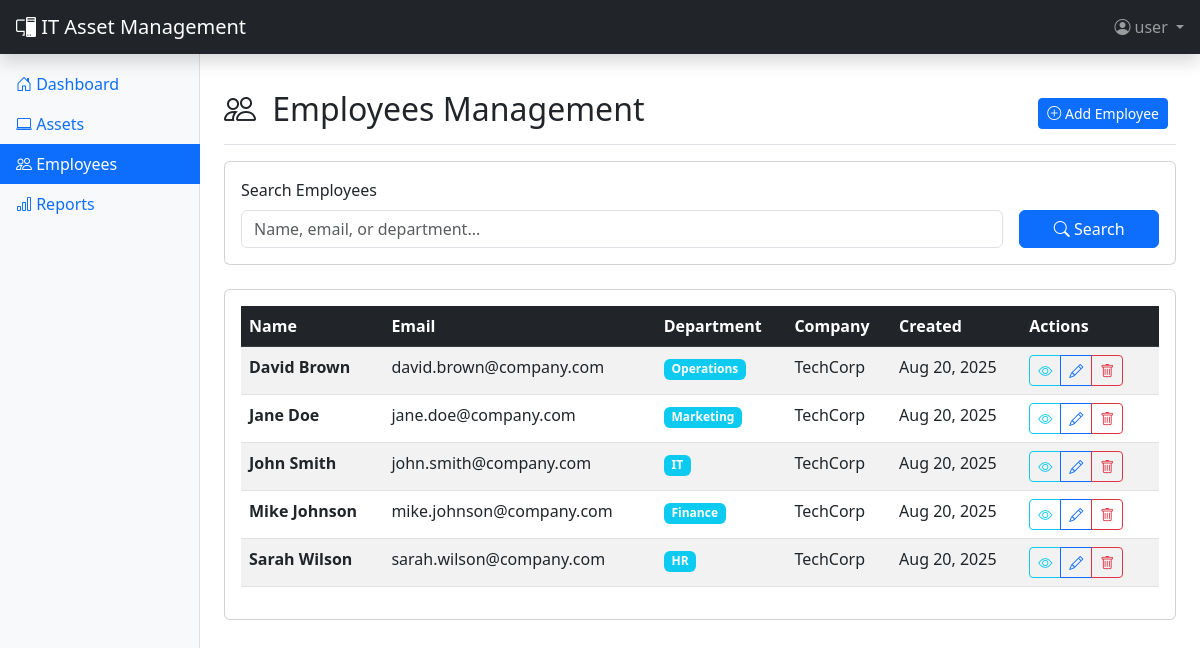
Screenshot of /employees.php (signed in) with the database file from the repository.
### tables this page shows
CREATE TABLE employees (
    id INT AUTO_INCREMENT PRIMARY KEY,
    name VARCHAR(100) NOT NULL,
    department VARCHAR(100),
    company VARCHAR(100),
    email VARCHAR(100) UNIQUE,
    created_at TIMESTAMP DEFAULT CURRENT_TIMESTAMP,
    updated_at TIMESTAMP DEFAULT CURRENT_TIMESTAMP ON UPDATE CURRENT_TIMESTAMP
);

### config/database.php (called while the page is built, shortened)
<?php
class Database {
    private $host = 'localhost';
    private $db_name = 'itam_system';
    private $username = 'root';
    private $password = '';
    private $charset = 'utf8mb4';
    public function getConnection() {
        $this->conn = null;
        try {
            $dsn = "mysql:host=" . $this->host . ";dbname=" . $this->db_name . ";charset=" . $this->charset;
            $options = [
                PDO::ATTR_ERRMODE => PDO::ERRMODE_EXCEPTION,
                PDO::ATTR_DEFAULT_FETCH_MODE => PDO::FETCH_ASSOC,
                PDO::ATTR_EMULATE_PREPARES => false,
            ];
            $this->conn = new PDO($dsn, $this->username, $this->password, $options);
        } catch(PDOException $e) {
            echo "Connection Error: " . $e->getMessage();
            exit;
        }
        return $this->conn;
    }
}
function getDB() {
    static $db = null;
    if ($db === null) {
        $database = new Database();
        $db = $database->getConnection();
    }
    return $db;
}
?>

### models/models.php (called while the page is built, shortened)
<?php
class Employee {
    private $db;
    public function __construct() {
        $this->db = getDB();
    }
    public function getAll($search = '') {
        $sql = "SELECT * FROM employees WHERE 1=1";
        $params = [];
        $sql .= " ORDER BY name ASC";
        $stmt = $this->db->prepare($sql);
        $stmt->execute($params);
        return $stmt->fetchAll();
    }
}
?>

### employees.php (the view, shortened to what this page needs)
<?php
require_once 'config/database.php';
require_once 'models/models.php';
$employeeModel = new Employee();
$action = $_GET['action'] ?? 'list';
?>
<div class="d-flex justify-content-between flex-wrap flex-md-nowrap align-items-center pt-3 pb-2 mb-3 border-bottom">
    <h1 class="h2">
        <i class="bi bi-people me-2"></i>
        <?php
        switch($action) {
            default: echo 'Employees Management';
        }
        ?>
    </h1>
    <?php if ($action == 'list'): ?>
    <div class="btn-toolbar mb-2 mb-md-0">
        <div class="btn-group me-2">
            <a href="employees.php?action=create" class="btn btn-sm btn-primary">
                <i class="bi bi-plus-circle"></i> Add Employee
            </a>
        </div>
    </div>
    <?php endif; ?>
</div>
<?php if ($action == 'list'): ?>
    <div class="card mb-4">
        <div class="card-body">
            <form method="GET" class="row g-3">
                <div class="col-md-10">
                    <label for="search" class="form-label">Search Employees</label>
                    <input type="text" class="form-control" id="search" name="search"
                           placeholder="Name, email, or department..."
                           value="<?php echo htmlspecialchars($_GET['search'] ?? ''); ?>">
                </div>
                <div class="col-md-2">
                    <label class="form-label">&nbsp;</label>
                    <div class="d-grid">
                        <button type="submit" class="btn btn-primary">
                            <i class="bi bi-search"></i> Search
                        </button>
                    </div>
                </div>
            </form>
        </div>
    </div>
    <div class="card">
        <div class="card-body">
            <div class="table-responsive">
                <table class="table table-striped table-hover">
                    <thead class="table-dark">
                        <tr>
                            <th>Name</th>
                            <th>Email</th>
                            <th>Department</th>
                            <th>Company</th>
                            <th>Created</th>
                            <th>Actions</th>
                        </tr>
                    </thead>
                    <tbody>
                        <?php
                        $searchTerm = $_GET['search'] ?? '';
                        $employees = $employeeModel->getAll($searchTerm);
                        foreach($employees as $emp):
                        ?>
                        <tr>
                            <td><strong><?php echo htmlspecialchars($emp['name']); ?></strong></td>
                            <td><?php echo htmlspecialchars($emp['email']); ?></td>
                            <td>
                                <span class="badge bg-info"><?php echo htmlspecialchars($emp['department']); ?></span>
                            </td>
                            <td><?php echo htmlspecialchars($emp['company']); ?></td>
                            <td><?php echo date('M j, Y', strtotime($emp['created_at'])); ?></td>
                            <td class="table-actions">
                                <div class="btn-group btn-group-sm" role="group">
                                    <a href="employees.php?action=view&id=<?php echo $emp['id']; ?>"
                                       class="btn btn-outline-info" title="View">
                                        <i class="bi bi-eye"></i>
                                    </a>
                                    <a href="employees.php?action=edit&id=<?php echo $emp['id']; ?>"
                                       class="btn btn-outline-primary" title="Edit">
                                        <i class="bi bi-pencil"></i>
                                    </a>
                                    <button type="button" class="btn btn-outline-danger"
                                            onclick="deleteEmployee(<?php echo $emp['id']; ?>)" title="Delete">
                                        <i class="bi bi-trash"></i>
                                    </button>
                                </div>
                            </td>
                        </tr>
                        <?php endforeach; ?>
                    </tbody>
                </table>
            </div>
        </div>
    </div>
<?php endif; ?>
<?php
require_once 'includes/layout.php';
?>

### includes/layout.php (style rules this page uses)
.table-actions { min-width: 120px; }

### rows the page displays
employees: name "David Brown", email "david.brown@company.com", department "Operations", company "TechCorp", created_at "Aug 20, 2025"
employees: name "Jane Doe", email "jane.doe@company.com", department "Marketing", company "TechCorp", created_at "Aug 20, 2025"
employees: name "John Smith", email "john.smith@company.com", department "IT", company "TechCorp", created_at "Aug 20, 2025"
employees: name "Mike Johnson", email "mike.johnson@company.com", department "Finance", company "TechCorp", created_at "Aug 20, 2025"
employees: name "Sarah Wilson", email "sarah.wilson@company.com", department "HR", company "TechCorp", created_at "Aug 20, 2025"

### other values shown
$currentUser['username'] "user"
